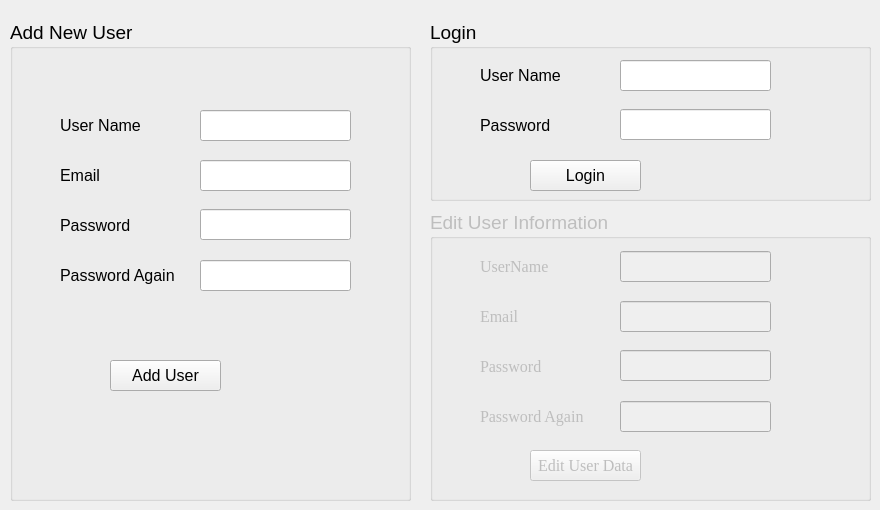
    <widget class="QWidget" name="tab_2">
     <attribute name="title">
      <string>Tab 2</string>
     </attribute>
     <widget class="QGroupBox" name="groupBox">
      <property name="geometry">
       <rect>
        <x>10</x>
        <y>20</y>
        <width>401</width>
        <height>481</height>
       </rect>
      </property>
      <property name="font">
       <font>
        <pointsize>14</pointsize>
       </font>
      </property>
      <property name="title">
       <string>Add New User</string>
      </property>
      <widget class="QLabel" name="label_28">
       <property name="geometry">
        <rect>
         <x>50</x>
         <y>90</y>
         <width>91</width>
         <height>31</height>
        </rect>
       </property>
       <property name="font">
        <font>
         <pointsize>12</pointsize>
        </font>
       </property>
       <property name="text">
        <string>User Name</string>
       </property>
      </widget>
      <widget class="QLabel" name="label_29">
       <property name="geometry">
        <rect>
         <x>50</x>
         <y>140</y>
         <width>91</width>
         <height>31</height>
        </rect>
       </property>
       <property name="font">
        <font>
         <pointsize>12</pointsize>
        </font>
       </property>
       <property name="text">
        <string>Email</string>
       </property>
      </widget>
      <widget class="QLabel" name="label_30">
       <property name="geometry">
        <rect>
         <x>50</x>
         <y>190</y>
         <width>91</width>
         <height>31</height>
        </rect>
       </property>
       <property name="font">
        <font>
         <pointsize>12</pointsize>
        </font>
       </property>
       <property name="text">
        <string>Password</string>
       </property>
      </widget>
      <widget class="QLabel" name="label_31">
       <property name="geometry">
        <rect>
         <x>50</x>
         <y>240</y>
         <width>141</width>
         <height>31</height>
        </rect>
       </property>
       <property name="font">
        <font>
         <pointsize>12</pointsize>
        </font>
       </property>
       <property name="text">
        <string>Password Again</string>
       </property>
      </widget>
      <widget class="QLineEdit" name="lineEdit_15">
       <property name="geometry">
        <rect>
         <x>190</x>
         <y>90</y>
         <width>151</width>
         <height>31</height>
        </rect>
       </property>
       <property name="font">
        <font>
         <family>Times New Roman</family>
         <pointsize>12</pointsize>
        </font>
       </property>
      </widget>
      <widget class="QLineEdit" name="lineEdit_16">
       <property name="geometry">
        <rect>
         <x>190</x>
         <y>140</y>
         <width>151</width>
         <height>31</height>
        </rect>
       </property>
       <property name="font">
        <font>
         <family>Times New Roman</family>
         <pointsize>12</pointsize>
        </font>
       </property>
      </widget>
      <widget class="QLineEdit" name="lineEdit_17">
       <property name="geometry">
        <rect>
         <x>190</x>
         <y>240</y>
         <width>151</width>
         <height>31</height>
        </rect>
       </property>
       <property name="font">
        <font>
         <family>Times New Roman</family>
         <pointsize>12</pointsize>
        </font>
       </property>
       <property name="echoMode">
        <enum>QLineEdit::Password</enum>
       </property>
      </widget>
      <widget class="QLineEdit" name="lineEdit_18">
       <property name="geometry">
        <rect>
         <x>190</x>
         <y>189</y>
         <width>151</width>
         <height>31</height>
        </rect>
       </property>
       <property name="font">
        <font>
         <family>Times New Roman</family>
         <pointsize>12</pointsize>
        </font>
       </property>
       <property name="echoMode">
        <enum>QLineEdit::Password</enum>
       </property>
      </widget>
      <widget class="QPushButton" name="pushButton_13">
       <property name="geometry">
        <rect>
         <x>100</x>
         <y>340</y>
         <width>111</width>
         <height>31</height>
        </rect>
       </property>
       <property name="font">
        <font>
         <pointsize>12</pointsize>
        </font>
       </property>
       <property name="text">
        <string>Add User</string>
       </property>
      </widget>
      <widget class="QLabel" name="label_45">
       <property name="geometry">
        <rect>
         <x>50</x>
         <y>290</y>
         <width>301</width>
         <height>31</height>
        </rect>
       </property>
       <property name="text">
        <string/>
       </property>
      </widget>
     </widget>
     <widget class="QGroupBox" name="groupBox_2">
      <property name="geometry">
       <rect>
        <x>430</x>
        <y>20</y>
        <width>441</width>
        <height>181</height>
       </rect>
      </property>
      <property name="font">
       <font>
        <pointsize>14</pointsize>
       </font>
      </property>
      <property name="title">
       <string>Login</string>
      </property>
      <widget class="QPushButton" name="pushButton_14">
       <property name="geometry">
        <rect>
         <x>100</x>
         <y>140</y>
         <width>111</width>
         <height>31</height>
        </rect>
       </property>
       <property name="font">
        <font>
         <pointsize>12</pointsize>
        </font>
       </property>
       <property name="text">
        <string>Login</string>
       </property>
      </widget>
      <widget class="QLabel" name="label_32">
       <property name="geometry">
        <rect>
         <x>50</x>
         <y>40</y>
         <width>91</width>
         <height>31</height>
        </rect>
       </property>
       <property name="font">
        <font>
         <pointsize>12</pointsize>
        </font>
       </property>
       <property name="text">
        <string>User Name</string>
       </property>
      </widget>
      <widget class="QLineEdit" name="lineEdit_19">
       <property name="geometry">
        <rect>
         <x>190</x>
         <y>89</y>
         <width>151</width>
         <height>31</height>
        </rect>
       </property>
       <property name="font">
        <font>
         <family>Times New Roman</family>
         <pointsize>12</pointsize>
        </font>
       </property>
       <property name="echoMode">
        <enum>QLineEdit::Password</enum>
       </property>
      </widget>
      <widget class="QLineEdit" name="lineEdit_20">
       <property name="geometry">
        <rect>
         <x>190</x>
         <y>40</y>
         <width>151</width>
         <height>31</height>
        </rect>
       </property>
       <property name="font">
        <font>
         <family>Times New Roman</family>
         <pointsize>12</pointsize>
        </font>
       </property>
      </widget>
      <widget class="QLabel" name="label_33">
       <property name="geometry">
        <rect>
         <x>50</x>
         <y>90</y>
         <width>91</width>
         <height>31</height>
        </rect>
       </property>
       <property name="font">
        <font>
         <pointsize>12</pointsize>
        </font>
       </property>
       <property name="text">
        <string>Password</string>
       </property>
      </widget>
     </widget>
     <widget class="QGroupBox" name="groupBox_4">
      <property name="enabled">
       <bool>false</bool>
      </property>
      <property name="geometry">
       <rect>
        <x>430</x>
        <y>210</y>
        <width>441</width>
        <height>291</height>
       </rect>
      </property>
      <property name="font">
       <font>
        <pointsize>14</pointsize>
       </font>
      </property>
      <property name="title">
       <string>Edit User Information</string>
      </property>
      <widget class="QLineEdit" name="lineEdit_22">
       <property name="geometry">
        <rect>
         <x>190</x>
         <y>140</y>
         <width>151</width>
         <height>31</height>
        </rect>
       </property>
       <property name="font">
        <font>
         <family>Times New Roman</family>
         <pointsize>12</pointsize>
        </font>
       </property>
       <property name="echoMode">
        <enum>QLineEdit::Password</enum>
       </property>
      </widget>
      <widget class="QLabel" name="label_39">
       <property name="geometry">
        <rect>
         <x>50</x>
         <y>141</y>
         <width>91</width>
         <height>31</height>
        </rect>
       </property>
       <property name="font">
        <font>
         <family>Times New Roman</family>
         <pointsize>12</pointsize>
        </font>
       </property>
       <property name="text">
        <string>Password</string>
       </property>
      </widget>
      <widget class="QLineEdit" name="lineEdit_26">
       <property name="geometry">
        <rect>
         <x>190</x>
         <y>41</y>
         <width>151</width>
         <height>31</height>
        </rect>
       </property>
       <property name="font">
        <font>
         <family>Times New Roman</family>
         <pointsize>12</pointsize>
        </font>
       </property>
      </widget>
      <widget class="QLabel" name="label_35">
       <property name="geometry">
        <rect>
         <x>50</x>
         <y>91</y>
         <width>91</width>
         <height>31</height>
        </rect>
       </property>
       <property name="font">
        <font>
         <family>Times New Roman</family>
         <pointsize>12</pointsize>
        </font>
       </property>
       <property name="text">
        <string>Email</string>
       </property>
      </widget>
      <widget class="QLineEdit" name="lineEdit_23">
       <property name="geometry">
        <rect>
         <x>190</x>
         <y>191</y>
         <width>151</width>
         <height>31</height>
        </rect>
       </property>
       <property name="font">
        <font>
         <family>Times New Roman</family>
         <pointsize>12</pointsize>
        </font>
       </property>
       <property name="echoMode">
        <enum>QLineEdit::Password</enum>
       </property>
      </widget>
      <widget class="QLineEdit" name="lineEdit_21">
       <property name="geometry">
        <rect>
         <x>190</x>
         <y>91</y>
         <width>151</width>
         <height>31</height>
        </rect>
       </property>
       <property name="font">
        <font>
         <family>Times New Roman</family>
         <pointsize>12</pointsize>
        </font>
       </property>
      </widget>
      <widget class="QLabel" name="label_34">
       <property name="geometry">
        <rect>
         <x>50</x>
         <y>41</y>
         <width>91</width>
         <height>31</height>
        </rect>
       </property>
       <property name="font">
        <font>
         <family>Times New Roman</family>
         <pointsize>12</pointsize>
        </font>
       </property>
       <property name="text">
        <string>UserName</string>
       </property>
      </widget>
      <widget class="QLabel" name="label_38">
       <property name="geometry">
        <rect>
         <x>50</x>
         <y>191</y>
         <width>141</width>
         <height>31</height>
        </rect>
       </property>
       <property name="font">
        <font>
         <family>Times New Roman</family>
         <pointsize>12</pointsize>
        </font>
       </property>
       <property name="text">
        <string>Password Again</string>
       </property>
      </widget>
      <widget class="QPushButton" name="pushButton_15">
       <property name="geometry">
        <rect>
         <x>100</x>
         <y>240</y>
         <width>111</width>
         <height>31</height>
        </rect>
       </property>
       <property name="font">
        <font>
         <family>Times New Roman</family>
         <pointsize>12</pointsize>
        </font>
       </property>
       <property name="text">
        <string>Edit User Data</string>
       </property>
      </widget>
     </widget>
    </widget>
